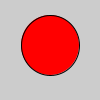
Frame 1 (no input)
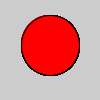
Frame 60 (the mouse pressed at the canvas centre just before this capture)
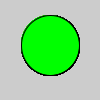
Frame 120 (the mouse held since frame 60 and released just before this capture)

The Processing sketch that drew these frames (run headless with seeded random() and noise(); from frame 60 on, the mouse is pressed at the canvas centre):

// Processing sketch: rave_cercle
// ── rave_cercle.pde
void setup()
{

}

void draw()
{
  if(mousePressed)
  {fill(0,255,0);
  }
  else
  {
    fill(255,0,0);
  }
ellipse (50,45,58,60);
}
